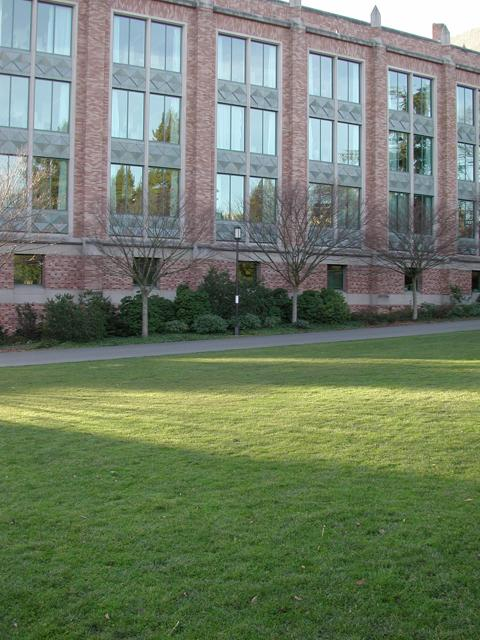
#> input picture spring_2023/computer vision/hw2/data/campus_000.jpg, 480 x 640 px
$ jupyter execute --allow-errors 'image stitching.ipynb'
#> lines starting #> are read from the running program, lines starting #| are printed output that depends on the picture
[cell 1]
import matplotlib.pyplot as plt

import numpy as np
from skimage import io
from skimage.transform import AffineTransform
from skimage.measure import ransac
from skimage.color import rgb2gray, rgba2rgb
from skimage.feature import match_descriptors, plot_matches, SIFT
from matplotlib.patches import ConnectionPatch
from skimage import measure
from skimage.transform import resize, ProjectiveTransform, SimilarityTransform, warp
from skimage import measure
import random


#print numpy array without scientific notation
np.set_printoptions(suppress=True)

[cell 2]
img1 = io.imread('data/campus_000.jpg')
#> img1 is the input picture: shape (640, 480, 3); mean R, G, B 112.5, 125.9, 103.6

# Extract keypoints from image using SIFT
img1_gray = rgb2gray(img1)
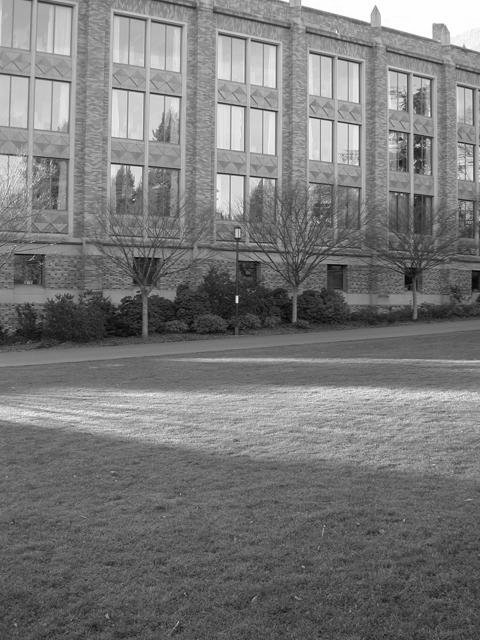
#> img1_gray: shape (640, 480) float64; min 0.00281, max 1, mean 0.476
sift = SIFT()
sift.detect_and_extract(img1_gray)
keypoints1 = sift.keypoints
descriptors1 = sift.descriptors

# Display original image next to image with keypoints
fig, ax = plt.subplots(nrows=1, ncols=2, figsize=(8, 4))
ax[0].imshow(img1)
ax[0].axis('off')
ax[1].imshow(img1)
ax[1].axis('off')
ax[1].scatter(keypoints1[:, 1], keypoints1[:, 0], facecolor='none', edgecolor='r', s=40)
plt.show()
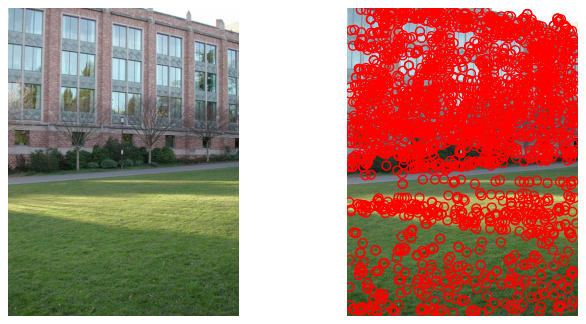
#> figure drawn by matplotlib, 2 panels

[cell 3]
img2 = io.imread('data/campus_001.jpg')
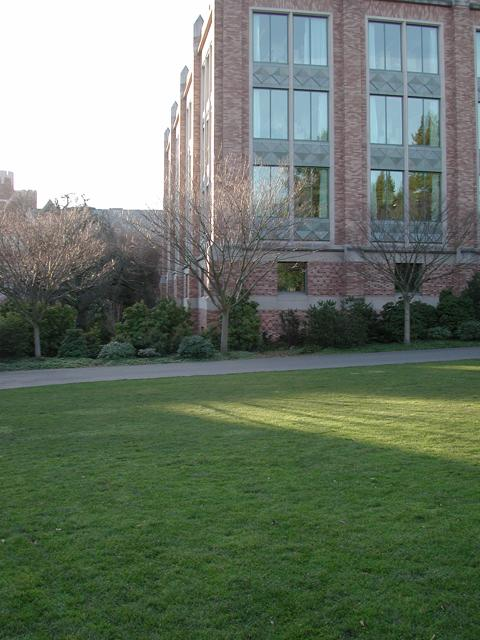
#> input picture spring_2023/computer vision/hw2/data/campus_001.jpg, 480 x 640 px
#> img2 is the input picture: shape (640, 480, 3); mean R, G, B 106.5, 119.2, 103.6

# Extract keypoints from image using SIFT
img2_gray = rgb2gray(img2)
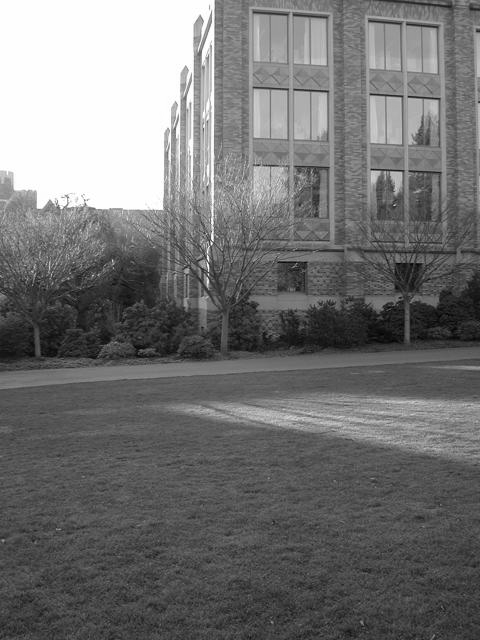
#> img2_gray: shape (640, 480) float64; min 0.0112, max 1, mean 0.453
sift.detect_and_extract(img2_gray)
keypoints2 = sift.keypoints
descriptors2 = sift.descriptors

# Display original image next to image with keypoints
fig, ax = plt.subplots(nrows=1, ncols=2, figsize=(8, 4))
ax[0].imshow(img2)
ax[0].axis('off')
ax[1].imshow(img2)
ax[1].axis('off')
ax[1].scatter(keypoints2[:, 1], keypoints2[:, 0], facecolor='none', edgecolor='r', s=40)
plt.show()
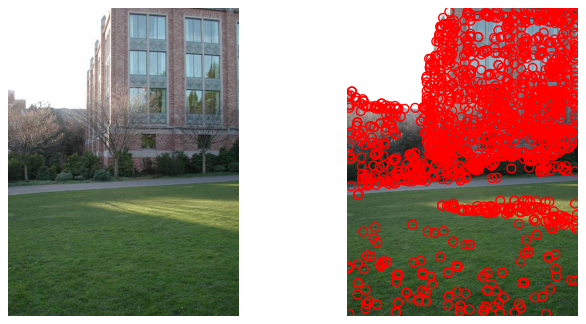
#> figure drawn by matplotlib, 2 panels

[cell 4]
# Match descriptors between img1 and img2
matches12 = match_descriptors(descriptors1, descriptors2, cross_check=True, max_ratio=0.8)

# Display matches
fig, ax = plt.subplots()
plot_matches(ax, img1, img2, keypoints1, keypoints2, matches12)
#> (this line was passed over: skimage is not available in this run)
ax.axis('off')
plt.show()

[cell 5]
model12, inliers12 = ransac((keypoints1[matches12[:, 0]][:, ::-1], keypoints2[matches12[:, 1]][:, ::-1]),  # source and destination coordinates
                            AffineTransform,  # the model class
                            min_samples=3,  # minimum number of coordinates to fit the model
                            residual_threshold=2,  # maximum distance for a data point to be considered an inlier
                            max_trials=100)  # maximum number of iterations
outliers12 = inliers12 == False

# Display inlier and outlier matches
fig, ax = plt.subplots()
plot_matches(ax, img1, img2, keypoints1, keypoints2, matches12[inliers12], matches_color='g')
#> (this line was passed over: skimage is not available in this run)
plot_matches(ax, img1, img2, keypoints1, keypoints2, matches12[outliers12], matches_color='r')
#> (this line was passed over: skimage is not available in this run)
ax.axis('off')
plt.show()

[cell 6]
# Select the points in img1 that match with img2 and vice versa
matches = match_descriptors(descriptors1, descriptors2, cross_check=True)
destination = keypoints1[matches[:, 0]]
source = keypoints2[matches[:, 1]]
print(source)
#print(np.array(matches))

[cell 7]
# note that kp1 is the keypoint from the source image
# and kp2 is their coresponding match point
def compute_affine_transform(kp1, kp2):
    ones = np.ones((kp1.shape[0], 1))
    kp1 = np.concatenate((kp1, ones), axis=1)
    A = np.zeros((2*kp1.shape[0], 6))
    for i in range(0,len(A),2):
        A[i] = np.concatenate((kp1[i//2], np.array([0,0,0])))
        A[i+1] = np.concatenate((np.array([0,0,0]), kp1[i//2]))

    b = np.reshape(kp2, -1)
    x = ((np.linalg.inv(((A.T).dot(A)))).dot(A.T)).dot(b)
    x = np.concatenate((x, [0,0,1]))
    x = np.reshape(x, (3,3))
    return x

affine_matrix = compute_affine_transform(source, destination)
print(affine_matrix)
#print(affine_matrix.dot([1,8,1]))

[cell 8]
def compute_projective_transform(kp1, kp2):
    # Convert points to homogeneous coordinates
    kp1 = np.hstack([np.array(kp1), np.ones((len(kp1), 1))])

    # Solve for the projective transform matrix (homography) using linear least squares
    A = []
    for i in range(len(kp1)):
        x, y, z = kp1[i]
        u, v    = kp2[i]
        A.append([x, y, 1, 0, 0, 0, -x*u, -y*u])
        A.append([0, 0, 0, x, y, 1, -x*v, -y*v])
    A = np.array(A)
    b = np.reshape(kp2, -1)
    x = ((np.linalg.inv(((A.T).dot(A)))).dot(A.T)).dot(b)
    x = np.concatenate((x, [1]))
    x = np.reshape(x, (3,3))
    return x
projective_matrix = compute_projective_transform(source, destination)
print(projective_matrix)

[cell 9]
#this code is from chatGPT
def get_projective_transform_matrix(src_points, dst_points):
    """
    Computes the projective transform matrix (homography) between two sets of points.

    Args:
        src_points (list of tuples): source points in the original image
        dst_points (list of tuples): destination points in the transformed image

    Returns:
        H (numpy array): the 3x3 projective transform matrix
    """
    # Convert points to homogeneous coordinates
    src_points = np.hstack([np.array(src_points), np.ones((len(src_points), 1))])
    dst_points = np.hstack([np.array(dst_points), np.ones((len(dst_points), 1))])

    # Solve for the projective transform matrix (homography) using linear least squares
    A = []
    for i in range(len(src_points)):
        x, y, z = src_points[i]
        u, v, w = dst_points[i]
        A.append([-x, -y, -1, 0, 0, 0, x*u, y*u, u])
        A.append([0, 0, 0, -x, -y, -1, x*v, y*v, v])
    A = np.array(A)

    U, s, V = np.linalg.svd(A)
    H = V[-1,:].reshape((3, 3))
    H /= H[2,2]

    return H
projective_matrix_test = compute_projective_transform(source, destination)
print(projective_matrix_test)

[cell 10]
def ransac(source_kp, dest_kp, max_iteration, min_samples, thresh, matrix_type):
#> called with source_kp = array of shape (837, 2), dest_kp = array of shape (837, 2), max_iteration = 300, min_samples = 4, thresh = 1.5, matrix_type = 'affine'
    best_inliers = []
    best_score = 0

    for i in range(max_iteration):
        # Select a random subset of keypoints
        sample_indices = random.sample(range(len(source_kp)), min_samples)
        source_sample = [source_kp[idx] for idx in sample_indices]
        dest_sample = [dest_kp[idx] for idx in sample_indices]
        source_sample = np.array(source_sample)

        # Compute the transformation matrix using the sample
        if matrix_type == "affine":
            H = compute_affine_transform(source_sample, dest_sample)
        else:
            H = compute_projective_transform(source_sample, dest_sample)

        # Apply the transformation to the source keypoints
        # transformed_pts aka predicted distination keypoints
        transformed_pts = apply_transform_matrix(source_kp, H)

        # Count the number of inliers (i.e., keypoints with distances less than the threshold)
        inliers = []
        for j in range(len(dest_kp)):
            if np.linalg.norm(transformed_pts[j] - dest_kp[j]) < thresh:
                inliers.append(j)
        score = len(inliers)

        if score > best_score:
            # Update the best model if we found a better one
            best_score = score
            best_inliers = inliers

    return best_inliers

def apply_transform_matrix(points, H):
    """Apply transform matrix to a set of 2D points"""
    points = np.array(points)
    ones = np.ones((points.shape[0], 1))
    points = np.hstack([points, ones])

    transformed_pts = []
    for point in points:
        #it is possible to get a negative value overhere, remember this is feature point of different images
        transformed_point = H.dot(point)
        transformed_pts.append(transformed_point[0:2])
    return np.array(transformed_pts)

best_matching_kp_idx = ransac(source, destination, 300, 4, 1.5, "affine")
# print(source.shape)
# print(best_matching_kp_idx)
print(len(best_matching_kp_idx))

[cell 11]
fig = plt.figure(figsize=(8, 4))
ax1 = fig.add_subplot(121)
ax2 = fig.add_subplot(122)
ax1.imshow(img2, cmap='gray')
ax2.imshow(img1, cmap='gray')

#> (the rest of this cell did not finish here and is left out)

[cell 12]
sk_M, sk_best = measure.ransac((source[:, ::-1], destination[:, ::-1]), ProjectiveTransform, min_samples=4, residual_threshold=1, max_trials=300)
print(sk_M)

[cell 13]
print(np.count_nonzero(sk_best))
src_best = keypoints2[matches[sk_best, 1]][:, ::-1]
dst_best = keypoints1[matches[sk_best, 0]][:, ::-1]

fig = plt.figure(figsize=(8, 4))
ax1 = fig.add_subplot(121)
ax2 = fig.add_subplot(122)
ax1.imshow(img2)
ax2.imshow(img1)

for i in range(src_best.shape[0]):
    coordB = [dst_best[i, 0], dst_best[i, 1]]
    coordA = [src_best[i, 0], src_best[i, 1]]
    con = ConnectionPatch(xyA=coordA, xyB=coordB, coordsA="data", coordsB="data",
                          axesA=ax2, axesB=ax1, color="red")
    ax2.add_artist(con)
    ax1.plot(dst_best[i, 0], dst_best[i, 1], 'ro')
    ax2.plot(src_best[i, 0], src_best[i, 1], 'ro')
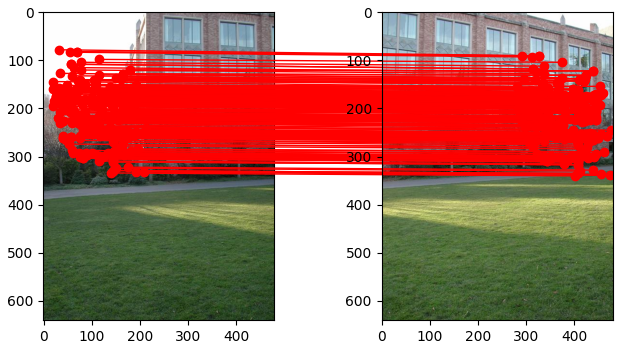
#> figure drawn by matplotlib, 2 panels

[cell 14]
def plot_matching_ransac(img1, img2, source_kp, dest_kp, matching_list):
    source_best = np.array([source_kp[i] for i in matching_list])
    dest_best = np.array([dest_kp[i] for i in matching_list])
#     print(source_best.shape)
#     print(dest_best.shape)

    fig = plt.figure(figsize=(8, 4))
    ax1 = fig.add_subplot(121)
    ax2 = fig.add_subplot(122)
    ax1.imshow(img2)
    ax2.imshow(img1)

    for i in range(source_best.shape[0]):
        coordB = [dest_best[i, 0], dest_best[i, 1]]
        coordA = [source_best[i, 0], source_best[i, 1]]
        con = ConnectionPatch(xyA=coordA, xyB=coordB, coordsA="data", coordsB="data",
                              axesA=ax2, axesB=ax1, color="red")
        ax2.add_artist(con)
        ax1.plot(dest_best[i, 0], dest_best[i, 1], 'ro')
        ax2.plot(source_best[i, 0], source_best[i, 1], 'ro')

plot_matching_ransac(img1, img2, source, destination, best_matching_kp_idx)
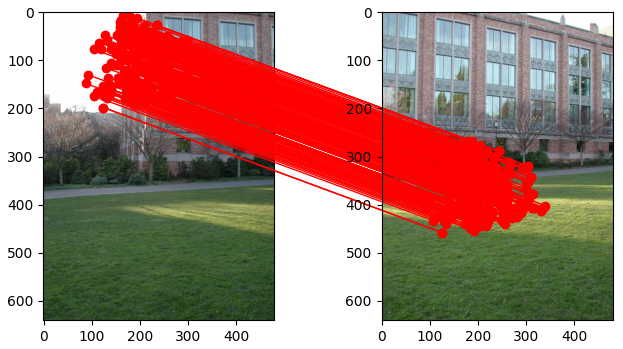
#> figure drawn by matplotlib, 2 panels
